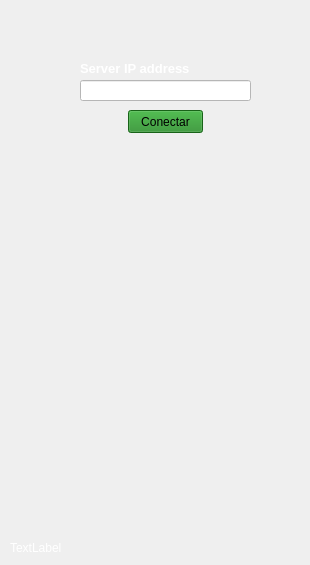
    <widget class="QWidget" name="page">
     <widget class="QPushButton" name="btnConnectClient">
      <property name="geometry">
       <rect>
        <x>128</x>
        <y>110</y>
        <width>75</width>
        <height>23</height>
       </rect>
      </property>
      <property name="styleSheet">
       <string notr="true">background-color: forestGreen;</string>
      </property>
      <property name="text">
       <string>Conectar</string>
      </property>
     </widget>
     <widget class="QLineEdit" name="txtClientIp">
      <property name="geometry">
       <rect>
        <x>80</x>
        <y>80</y>
        <width>171</width>
        <height>21</height>
       </rect>
      </property>
      <property name="styleSheet">
       <string notr="true">background-color: white;</string>
      </property>
      <property name="inputMethodHints">
       <set>Qt::ImhNone</set>
      </property>
     </widget>
     <widget class="QLabel" name="label_21">
      <property name="geometry">
       <rect>
        <x>80</x>
        <y>60</y>
        <width>121</width>
        <height>16</height>
       </rect>
      </property>
      <property name="palette">
       <palette>
        <active>
         <colorrole role="WindowText">
          <brush brushstyle="SolidPattern">
           <color alpha="255">
            <red>255</red>
            <green>255</green>
            <blue>255</blue>
           </color>
          </brush>
         </colorrole>
         <colorrole role="Button">
          <brush brushstyle="SolidPattern">
           <color alpha="255">
            <red>55</red>
            <green>55</green>
            <blue>55</blue>
           </color>
          </brush>
         </colorrole>
         <colorrole role="Text">
          <brush brushstyle="SolidPattern">
           <color alpha="255">
            <red>255</red>
            <green>255</green>
            <blue>255</blue>
           </color>
          </brush>
         </colorrole>
         <colorrole role="Base">
          <brush brushstyle="SolidPattern">
           <color alpha="255">
            <red>55</red>
            <green>55</green>
            <blue>55</blue>
           </color>
          </brush>
         </colorrole>
         <colorrole role="Window">
          <brush brushstyle="SolidPattern">
           <color alpha="255">
            <red>55</red>
            <green>55</green>
            <blue>55</blue>
           </color>
          </brush>
         </colorrole>
         <colorrole role="PlaceholderText">
          <brush brushstyle="SolidPattern">
           <color alpha="128">
            <red>255</red>
            <green>255</green>
            <blue>255</blue>
           </color>
          </brush>
         </colorrole>
        </active>
        <inactive>
         <colorrole role="WindowText">
          <brush brushstyle="SolidPattern">
           <color alpha="255">
            <red>255</red>
            <green>255</green>
            <blue>255</blue>
           </color>
          </brush>
         </colorrole>
         <colorrole role="Button">
          <brush brushstyle="SolidPattern">
           <color alpha="255">
            <red>55</red>
            <green>55</green>
            <blue>55</blue>
           </color>
          </brush>
         </colorrole>
         <colorrole role="Text">
          <brush brushstyle="SolidPattern">
           <color alpha="255">
            <red>255</red>
            <green>255</green>
            <blue>255</blue>
           </color>
          </brush>
         </colorrole>
         <colorrole role="Base">
          <brush brushstyle="SolidPattern">
           <color alpha="255">
            <red>55</red>
            <green>55</green>
            <blue>55</blue>
           </color>
          </brush>
         </colorrole>
         <colorrole role="Window">
          <brush brushstyle="SolidPattern">
           <color alpha="255">
            <red>55</red>
            <green>55</green>
            <blue>55</blue>
           </color>
          </brush>
         </colorrole>
         <colorrole role="PlaceholderText">
          <brush brushstyle="SolidPattern">
           <color alpha="128">
            <red>255</red>
            <green>255</green>
            <blue>255</blue>
           </color>
          </brush>
         </colorrole>
        </inactive>
        <disabled>
         <colorrole role="WindowText">
          <brush brushstyle="SolidPattern">
           <color alpha="255">
            <red>120</red>
            <green>120</green>
            <blue>120</blue>
           </color>
          </brush>
         </colorrole>
         <colorrole role="Button">
          <brush brushstyle="SolidPattern">
           <color alpha="255">
            <red>55</red>
            <green>55</green>
            <blue>55</blue>
           </color>
          </brush>
         </colorrole>
         <colorrole role="Text">
          <brush brushstyle="SolidPattern">
           <color alpha="255">
            <red>120</red>
            <green>120</green>
            <blue>120</blue>
           </color>
          </brush>
         </colorrole>
         <colorrole role="Base">
          <brush brushstyle="SolidPattern">
           <color alpha="255">
            <red>55</red>
            <green>55</green>
            <blue>55</blue>
           </color>
          </brush>
         </colorrole>
         <colorrole role="Window">
          <brush brushstyle="SolidPattern">
           <color alpha="255">
            <red>55</red>
            <green>55</green>
            <blue>55</blue>
           </color>
          </brush>
         </colorrole>
         <colorrole role="PlaceholderText">
          <brush brushstyle="SolidPattern">
           <color alpha="128">
            <red>0</red>
            <green>0</green>
            <blue>0</blue>
           </color>
          </brush>
         </colorrole>
        </disabled>
       </palette>
      </property>
      <property name="font">
       <font>
        <pointsize>10</pointsize>
        <weight>75</weight>
        <bold>true</bold>
       </font>
      </property>
      <property name="text">
       <string>Server IP address</string>
      </property>
     </widget>
     <widget class="QLabel" name="lblTestConn1">
      <property name="geometry">
       <rect>
        <x>10</x>
        <y>540</y>
        <width>291</width>
        <height>16</height>
       </rect>
      </property>
      <property name="palette">
       <palette>
        <active>
         <colorrole role="WindowText">
          <brush brushstyle="SolidPattern">
           <color alpha="255">
            <red>255</red>
            <green>255</green>
            <blue>255</blue>
           </color>
          </brush>
         </colorrole>
         <colorrole role="Button">
          <brush brushstyle="SolidPattern">
           <color alpha="255">
            <red>55</red>
            <green>55</green>
            <blue>55</blue>
           </color>
          </brush>
         </colorrole>
         <colorrole role="Text">
          <brush brushstyle="SolidPattern">
           <color alpha="255">
            <red>255</red>
            <green>255</green>
            <blue>255</blue>
           </color>
          </brush>
         </colorrole>
         <colorrole role="Base">
          <brush brushstyle="SolidPattern">
           <color alpha="255">
            <red>55</red>
            <green>55</green>
            <blue>55</blue>
           </color>
          </brush>
         </colorrole>
         <colorrole role="Window">
          <brush brushstyle="SolidPattern">
           <color alpha="255">
            <red>55</red>
            <green>55</green>
            <blue>55</blue>
           </color>
          </brush>
         </colorrole>
         <colorrole role="PlaceholderText">
          <brush brushstyle="SolidPattern">
           <color alpha="128">
            <red>255</red>
            <green>255</green>
            <blue>255</blue>
           </color>
          </brush>
         </colorrole>
        </active>
        <inactive>
         <colorrole role="WindowText">
          <brush brushstyle="SolidPattern">
           <color alpha="255">
            <red>255</red>
            <green>255</green>
            <blue>255</blue>
           </color>
          </brush>
         </colorrole>
         <colorrole role="Button">
          <brush brushstyle="SolidPattern">
           <color alpha="255">
            <red>55</red>
            <green>55</green>
            <blue>55</blue>
           </color>
          </brush>
         </colorrole>
         <colorrole role="Text">
          <brush brushstyle="SolidPattern">
           <color alpha="255">
            <red>255</red>
            <green>255</green>
            <blue>255</blue>
           </color>
          </brush>
         </colorrole>
         <colorrole role="Base">
          <brush brushstyle="SolidPattern">
           <color alpha="255">
            <red>55</red>
            <green>55</green>
            <blue>55</blue>
           </color>
          </brush>
         </colorrole>
         <colorrole role="Window">
          <brush brushstyle="SolidPattern">
           <color alpha="255">
            <red>55</red>
            <green>55</green>
            <blue>55</blue>
           </color>
          </brush>
         </colorrole>
         <colorrole role="PlaceholderText">
          <brush brushstyle="SolidPattern">
           <color alpha="128">
            <red>255</red>
            <green>255</green>
            <blue>255</blue>
           </color>
          </brush>
         </colorrole>
        </inactive>
        <disabled>
         <colorrole role="WindowText">
          <brush brushstyle="SolidPattern">
           <color alpha="255">
            <red>120</red>
            <green>120</green>
            <blue>120</blue>
           </color>
          </brush>
         </colorrole>
         <colorrole role="Button">
          <brush brushstyle="SolidPattern">
           <color alpha="255">
            <red>55</red>
            <green>55</green>
            <blue>55</blue>
           </color>
          </brush>
         </colorrole>
         <colorrole role="Text">
          <brush brushstyle="SolidPattern">
           <color alpha="255">
            <red>120</red>
            <green>120</green>
            <blue>120</blue>
           </color>
          </brush>
         </colorrole>
         <colorrole role="Base">
          <brush brushstyle="SolidPattern">
           <color alpha="255">
            <red>55</red>
            <green>55</green>
            <blue>55</blue>
           </color>
          </brush>
         </colorrole>
         <colorrole role="Window">
          <brush brushstyle="SolidPattern">
           <color alpha="255">
            <red>55</red>
            <green>55</green>
            <blue>55</blue>
           </color>
          </brush>
         </colorrole>
         <colorrole role="PlaceholderText">
          <brush brushstyle="SolidPattern">
           <color alpha="128">
            <red>0</red>
            <green>0</green>
            <blue>0</blue>
           </color>
          </brush>
         </colorrole>
        </disabled>
       </palette>
      </property>
      <property name="text">
       <string>TextLabel</string>
      </property>
     </widget>
    </widget>
